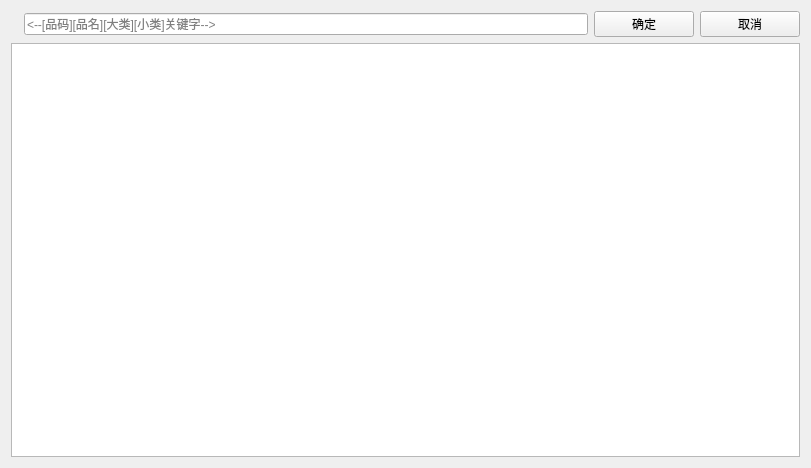
<?xml version="1.0" encoding="UTF-8"?>
<ui version="4.0">
 <class>selectgoods_Widget</class>
 <widget class="QWidget" name="selectgoods_Widget">
  <property name="geometry">
   <rect>
    <x>0</x>
    <y>0</y>
    <width>811</width>
    <height>468</height>
   </rect>
  </property>
  <property name="windowTitle">
   <string>Widget</string>
  </property>
  <layout class="QVBoxLayout" name="verticalLayout">
   <item>
    <layout class="QHBoxLayout" name="horizontalLayout">
     <item>
      <widget class="QLabel" name="label">
       <property name="styleSheet">
        <string notr="true">color:blue;</string>
       </property>
       <property name="text">
        <string/>
       </property>
      </widget>
     </item>
     <item>
      <widget class="QLineEdit" name="lineEdit">
       <property name="placeholderText">
        <string>&lt;--[品码][品名][大类][小类]关键字--&gt;</string>
       </property>
      </widget>
     </item>
     <item>
      <widget class="lds_toolbar_button" name="pushButton">
       <property name="sizePolicy">
        <sizepolicy hsizetype="Preferred" vsizetype="Preferred">
         <horstretch>0</horstretch>
         <verstretch>0</verstretch>
        </sizepolicy>
       </property>
       <property name="minimumSize">
        <size>
         <width>100</width>
         <height>0</height>
        </size>
       </property>
       <property name="text">
        <string>确定</string>
       </property>
       <property name="outer_stylesheet" stdset="0">
        <string>pushbutton</string>
       </property>
      </widget>
     </item>
     <item>
      <widget class="lds_toolbar_button" name="pushButton_cancel">
       <property name="sizePolicy">
        <sizepolicy hsizetype="Preferred" vsizetype="Preferred">
         <horstretch>0</horstretch>
         <verstretch>0</verstretch>
        </sizepolicy>
       </property>
       <property name="minimumSize">
        <size>
         <width>100</width>
         <height>0</height>
        </size>
       </property>
       <property name="text">
        <string>取消</string>
       </property>
       <property name="outer_stylesheet" stdset="0">
        <string>pushbutton</string>
       </property>
      </widget>
     </item>
    </layout>
   </item>
   <item>
    <widget class="lds_tableView" name="tableView"/>
   </item>
  </layout>
 </widget>
 <customwidgets>
  <customwidget>
   <class>lds_toolbar_button</class>
   <extends>QPushButton</extends>
   <header>lds_toolbar_button.h</header>
  </customwidget>
  <customwidget>
   <class>lds_tableView</class>
   <extends>QTableView</extends>
   <header>lds_tableview.h</header>
  </customwidget>
 </customwidgets>
 <resources/>
 <connections/>
</ui>
